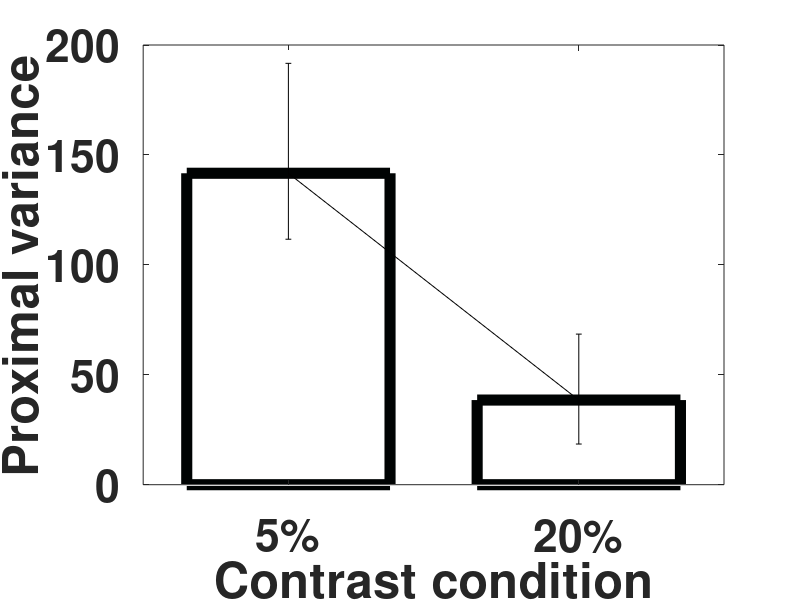

Write MATLAB code to recreate this figure. (Note: this script raises an error after producing the figure.)
x=[1; 2];
Gains = [141.66;38.50];
%error = [0.90; 0.09; 0.11; 0.07; 0.12; 0.05; 0.11; 0.09 ];
interval_lower= [30; 20];
interval_upper=[50; 30];
width=0.7;
bar(Gains,width,'FaceColor',[1.0,1.0,1.0],'EdgeColor',[0 .01 .01],'LineWidth',8);
% set('BarWidth',0.8); 
ylabel('Proximal variance');
xlabel('Contrast condition'); 
ylim([0, 200])
Labels = {'5% ',    '20%'};
set(gca, 'XTick', 1:2, 'XTickLabel', Labels, 'fontweight', 'bold','fontsize', 32);
hold on
numgroups=size(Gains,1);
numbars=size(Gains,2);
groupwidth=min(2, numbars/(numbars+2));
errorbar(x, Gains, interval_lower, interval_upper, 'k','linestyle', 'none','linewidth', 8);
box off



